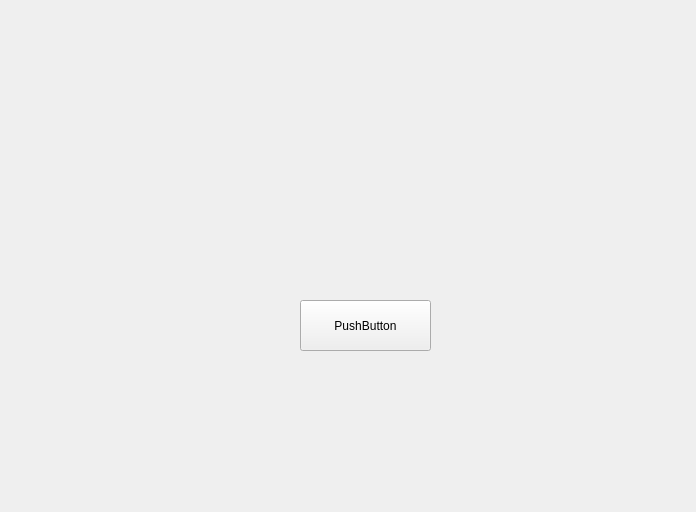
<?xml version="1.0" encoding="UTF-8"?>
<ui version="4.0">
 <class>MainWindow</class>
 <widget class="QMainWindow" name="MainWindow">
  <property name="geometry">
   <rect>
    <x>0</x>
    <y>0</y>
    <width>696</width>
    <height>512</height>
   </rect>
  </property>
  <property name="windowTitle">
   <string>MainWindow</string>
  </property>
  <widget class="QWidget" name="centralwidget">
   <widget class="QLabel" name="label">
    <property name="geometry">
     <rect>
      <x>280</x>
      <y>50</y>
      <width>111</width>
      <height>31</height>
     </rect>
    </property>
    <property name="text">
     <string/>
    </property>
   </widget>
   <widget class="QPushButton" name="pushButton">
    <property name="geometry">
     <rect>
      <x>300</x>
      <y>300</y>
      <width>131</width>
      <height>51</height>
     </rect>
    </property>
    <property name="text">
     <string>PushButton</string>
    </property>
   </widget>
  </widget>
 </widget>
 <resources/>
 <connections/>
</ui>
